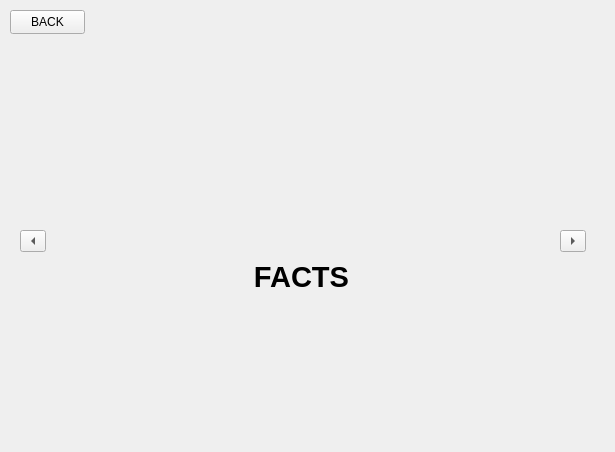
<?xml version="1.0" encoding="UTF-8"?>
<ui version="4.0">
 <class>StudyWindow</class>
 <widget class="QWidget" name="StudyWindow">
  <property name="geometry">
   <rect>
    <x>0</x>
    <y>0</y>
    <width>615</width>
    <height>452</height>
   </rect>
  </property>
  <property name="windowTitle">
   <string>Study</string>
  </property>
  <widget class="QToolButton" name="nextCountryArrow">
   <property name="geometry">
    <rect>
     <x>560</x>
     <y>230</y>
     <width>26</width>
     <height>22</height>
    </rect>
   </property>
   <property name="text">
    <string>...</string>
   </property>
   <property name="arrowType">
    <enum>Qt::RightArrow</enum>
   </property>
  </widget>
  <widget class="QToolButton" name="prevCountryArrow">
   <property name="geometry">
    <rect>
     <x>20</x>
     <y>230</y>
     <width>26</width>
     <height>22</height>
    </rect>
   </property>
   <property name="text">
    <string>...</string>
   </property>
   <property name="arrowType">
    <enum>Qt::LeftArrow</enum>
   </property>
  </widget>
  <widget class="QLabel" name="StudyFlagLabel">
   <property name="geometry">
    <rect>
     <x>140</x>
     <y>20</y>
     <width>351</width>
     <height>201</height>
    </rect>
   </property>
   <property name="text">
    <string/>
   </property>
  </widget>
  <widget class="QWidget" name="verticalLayoutWidget">
   <property name="geometry">
    <rect>
     <x>50</x>
     <y>260</y>
     <width>511</width>
     <height>191</height>
    </rect>
   </property>
   <layout class="QVBoxLayout" name="verticalLayout">
    <item>
     <widget class="QLabel" name="countryNameLabel">
      <property name="font">
       <font>
        <pointsize>22</pointsize>
        <bold>true</bold>
       </font>
      </property>
      <property name="text">
       <string>FACTS </string>
      </property>
      <property name="alignment">
       <set>Qt::AlignCenter</set>
      </property>
     </widget>
    </item>
    <item>
     <widget class="QLabel" name="studyHintLabel1">
      <property name="text">
       <string/>
      </property>
      <property name="alignment">
       <set>Qt::AlignJustify|Qt::AlignVCenter</set>
      </property>
     </widget>
    </item>
    <item>
     <widget class="QLabel" name="studyHintLabel2">
      <property name="text">
       <string/>
      </property>
      <property name="alignment">
       <set>Qt::AlignJustify|Qt::AlignVCenter</set>
      </property>
     </widget>
    </item>
    <item>
     <widget class="QLabel" name="studyHintLabel3">
      <property name="text">
       <string/>
      </property>
      <property name="alignment">
       <set>Qt::AlignJustify|Qt::AlignVCenter</set>
      </property>
     </widget>
    </item>
    <item>
     <widget class="QLabel" name="studyHintLabel4">
      <property name="text">
       <string/>
      </property>
      <property name="alignment">
       <set>Qt::AlignJustify|Qt::AlignVCenter</set>
      </property>
     </widget>
    </item>
    <item>
     <widget class="QLabel" name="studyHintLabel5">
      <property name="text">
       <string/>
      </property>
      <property name="alignment">
       <set>Qt::AlignJustify|Qt::AlignVCenter</set>
      </property>
     </widget>
    </item>
   </layout>
  </widget>
  <widget class="QPushButton" name="backButton">
   <property name="geometry">
    <rect>
     <x>10</x>
     <y>10</y>
     <width>75</width>
     <height>24</height>
    </rect>
   </property>
   <property name="text">
    <string>BACK</string>
   </property>
  </widget>
 </widget>
 <resources/>
 <connections/>
</ui>
